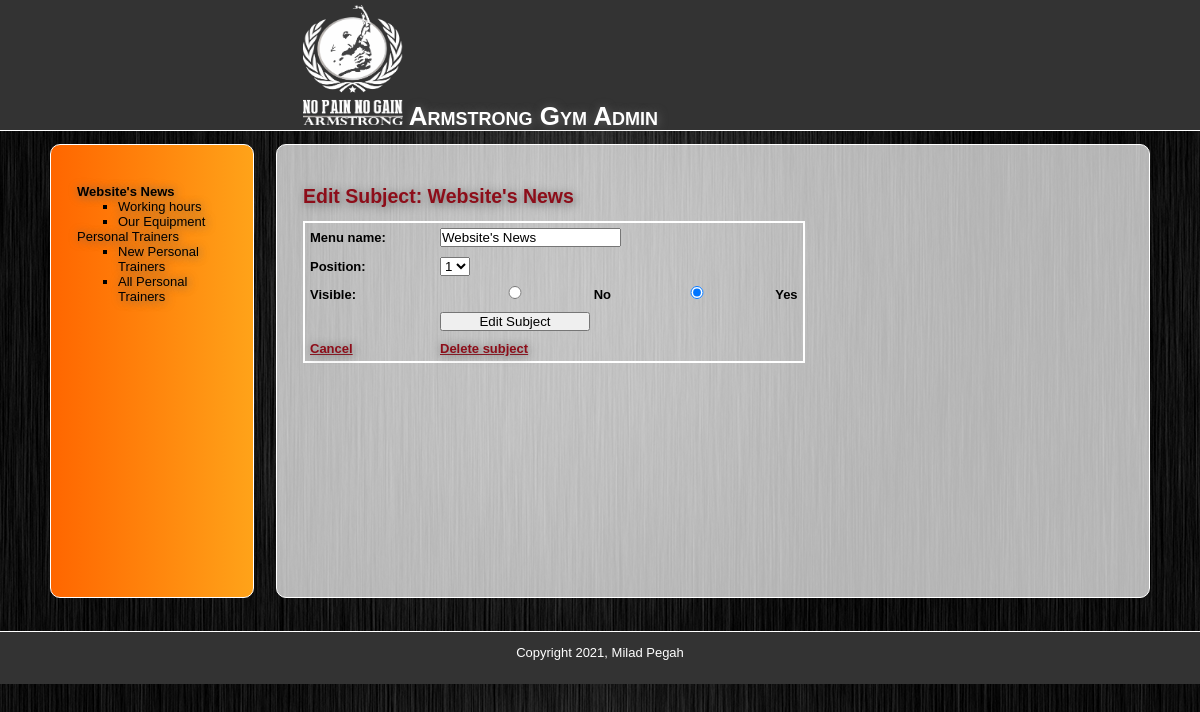
The app's page /edit_subject.php?subject=1 (signed in) with its own data.
### tables this page shows
CREATE TABLE `subjects` (
  `id` int NOT NULL AUTO_INCREMENT,
  `menu_name` varchar(30) NOT NULL,
  `position` int NOT NULL,
  `visible` tinyint(1) NOT NULL,
  PRIMARY KEY (`id`),
  KEY `menu_name` (`menu_name`)
);

CREATE TABLE `pages` (
  `id` int NOT NULL AUTO_INCREMENT,
  `subject_id` int NOT NULL,
  `menu_name` varchar(30) NOT NULL,
  `position` int NOT NULL,
  `visible` tinyint(1) NOT NULL,
  `content` text,
  PRIMARY KEY (`id`),
  KEY `subject_id` (`subject_id`),
  CONSTRAINT `pages_ibfk_1` FOREIGN KEY (`subject_id`) REFERENCES `subjects` (`id`) ON DELETE CASCADE ON UPDATE CASCADE
);

### public/edit_subject.php (the view, shortened to what this page needs)
<?php require_once("../includes/db_connection.php"); ?>
<?php require_once("../includes/functions.php"); ?>
<?php find_selected_page(); ?>
<?php include("../includes/layouts/header.php"); ?>
<div id="main">
    <div id="navigation">
        <?php echo navigation($current_subject, $current_page); ?>
    </div>
    <div id="page">
        <h2>Edit Subject: <?php echo htmlentities($current_subject["menu_name"]); ?></h2>
        <form action="edit_subject.php?subject=<?php echo urlencode($current_subject["id"]); ?>" method="post">
            <table class="user_table">
                <tr>
                    <td>Menu name:</td>
                    <td><input type="text" name="menu_name" value="<?php echo htmlentities($current_subject["menu_name"]); ?>" /></td>
                </tr>
                <tr>
                    <td>Position:</td>
                    <td><select name="position">
                            <?php
                              $subject_set = find_all_subjects(false);
                              $subject_count = mysqli_num_rows($subject_set);
                              for ($count = 1; $count <= $subject_count; $count++) {
                                  echo "<option value=\"{$count}\"";
                                  if ($current_subject["position"] == $count) {
                                      echo " selected";
                                  }
                                  echo ">{$count}</option>";
                              }
                            ?>
                        </select>
                    </td>
                </tr>
                <tr>
                    <td>Visible:</td>
                    <td>
                        <input type="radio" name="visible" value="0" <?php
                          if ($current_subject["visible"] == 0) {
                              echo "checked";
                          }
                        ?> /> No
                        &nbsp;
                        <input type="radio" name="visible" value="1" <?php
                          if ($current_subject["visible"] == 1) {
                              echo "checked";
                          }
                        ?>/> Yes
                    </td>
                </tr>
                <tr><td>&nbsp;</td>
                    <td><input name="submit" type="submit" value="Edit Subject" /></td>
                </tr>
                <tr>
                    <td>
                        <a href="manage_content.php">Cancel</a>
                    </td>
                    <td>
                        <a href="delete_subject.php?subject=<?php echo urlencode($current_subject["id"]); ?>" onclick="return confirm('Are you sure?');">Delete subject</a>
                    </td>
                </tr>
            </table>
        </form>
        <br />
    </div>
</div>
<?php include("../includes/layouts/footer.php"); ?>

### includes/functions.php (shortened to what this page needs)
<?php
function find_all_subjects($public = true) {
	global $connection;
	$query = "SELECT * ";
	$query .= "FROM subjects ";
	$query .= "ORDER BY position ASC";
	$subject_set = mysqli_query($connection, $query);
	return $subject_set;
}
function find_pages_for_subject($subject_id, $public = true) {
	global $connection;
	$safe_subject_id = mysqli_real_escape_string($connection, $subject_id);
	$query = "SELECT * ";
	$query .= "FROM pages ";
	$query .= "WHERE subject_id = {$safe_subject_id} ";
	$query .= "ORDER BY position ASC";
	$page_set = mysqli_query($connection, $query);
	return $page_set;
}
function find_subject_by_id($subject_id, $public = true) {
	global $connection;
	$safe_subject_id = mysqli_real_escape_string($connection, $subject_id);
	$query = "SELECT * ";
	$query .= "FROM subjects ";
	$query .= "WHERE id = {$safe_subject_id} ";
	$query .= "LIMIT 1";
	$subject_set = mysqli_query($connection, $query);
	if ($subject = mysqli_fetch_assoc($subject_set)) {
		return $subject;
	} else {
		return null;
	}
}
function find_selected_page($public = false) {
	if (isset($_GET["subject"])) {
		$current_subject = find_subject_by_id($_GET["subject"], $public);
		if ($current_subject && $public) {
			$current_page = find_default_page_for_subject($current_subject["id"]);
		} else {
			$current_page = null;
		}
	} elseif (isset($_GET["page"])) {
		$current_subject = null;
		$current_page = find_page_by_id($_GET["page"], $public);
	} else {
		$current_subject = null;
		$current_page = null;
	}
}
function navigation($subject_array, $page_array) {
	$output = "<ul class=\"subjects\">";
	$subject_set = find_all_subjects(false);
	while ($subject = mysqli_fetch_assoc($subject_set)) {
		$output .= "<li";
		if ($subject_array && $subject["id"] == $subject_array["id"]) {
			$output .= " class=\"selected\"";
		}
		$output .= ">";
		$output .= "<a href=\"manage_content.php?subject=";
		$output .= urlencode($subject["id"]);
		$output .= "\">";
		$output .= htmlentities($subject["menu_name"]);
		$output .= "</a>";
		$page_set = find_pages_for_subject($subject["id"], false);
		$output .= "<ul class=\"pages\">";
		while ($page = mysqli_fetch_assoc($page_set)) {
			$output .= "<li";
			$output .= ">";
			$output .= "<a href=\"manage_content.php?page=";
			$output .= urlencode($page["id"]);
			$output .= "\">";
			$output .= htmlentities($page["menu_name"]);
			$output .= "</a></li>";
		}
		$output .= "</ul></li>";
	}
	$output .= "</ul>";
	return $output;
}

### public/stylesheets/public.css (style rules this page uses)
* { margin: 0; padding: 0; }
body { font-family: "Century Gothic", Tahoma, Helvetica, Arial, sans-serif; background-image: url(../images/gym.jpg); width: 100%; height: 100%; font-size: 13px; line-height: 15px; margin: 0 auto; min-width: 900px; }
a { color: #8D0D19; text-shadow: 1px 1px 10px #666; }
#main { min-height: 500px; width: 1100px; margin: auto; }
#navigation { min-height: 400px; float: left; margin: 1em 0; padding: 2em; width: 150px; font-family: "Century Gothic", Tahoma, Helvetica, Arial, sans-serif; color: #000000; border: 1px solid white; -webkit-border-radius: 10px; -moz-border-radius: 10px; -o-border-radius: 10px; border-radius: 10px; background: -webkit-linear-gradient(270deg, #FFA319, #FF6600); background: -moz-linear-gradient(270deg, #FFA319, #FF6600); background: -o-linear-gradient(270deg, #FFA319, #FF6600); background: -ms-linear-gradient(270deg, #FFA319, #FF6600); background: linear-gradient(270deg, #FFA319, #FF6600); }
#navigation a { font-family: Helvetica, Arial, sans-serif; color: black; text-decoration: none; }
ul.subjects { margin: 1em 0; padding-left: 0; list-style: none; }
ul.pages { padding-left: 2em; font-weight: normal; list-style: square; }
.selected { font-weight: bold; }
#page { margin: 1em 0; float: right; min-height: 400px; width: 820px; background-color: rgba(255,255,255, 0.7); padding: 2em; border: 1px solid white; -webkit-border-radius: 10px; -moz-border-radius: 10px; -o-border-radius: 10px; border-radius: 10px; }
#page h2 { color: #8D0D19; line-height: 50px; text-shadow: 2px 2px 10px #666; }
.user_table td { padding: 5px; min-width: 120px; }
td { padding: 0 1px; font-weight: bold; }
table { border: 2px solid white; border-collapse: collapse; }
ul { margin-left: 15px; }
input { min-width: 150px; -webkit-transition: background-color .75s ease; -moz-transition: background-color .75s ease; -o-transition: background-color .75s ease; transition: background-color .75s ease; }

### records on screen
subjects: value "Website's News", menu_name "Website's News", position "1", visible "☑"
pages: value "Working hours"
pages: value "Our Equipment"
subjects: value "Personal Trainers"
pages: value "New Personal Trainers"
pages: value "All Personal Trainers"
